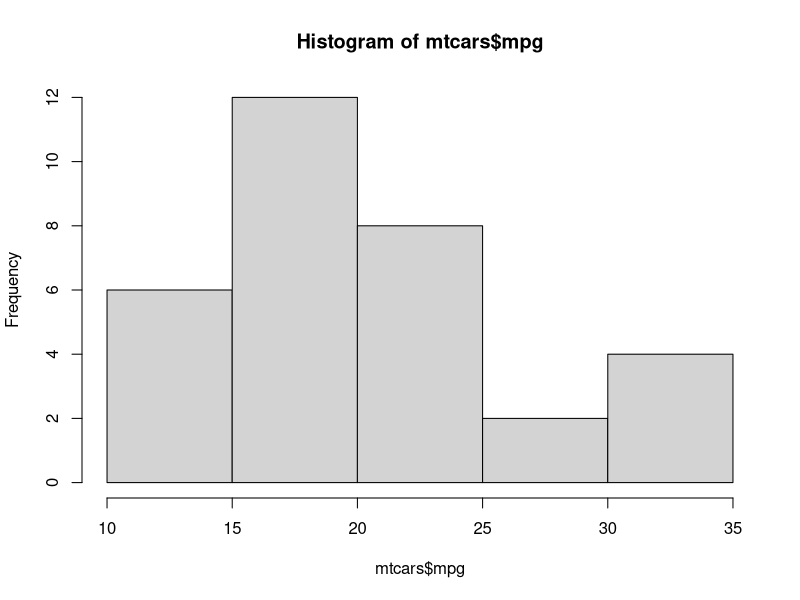
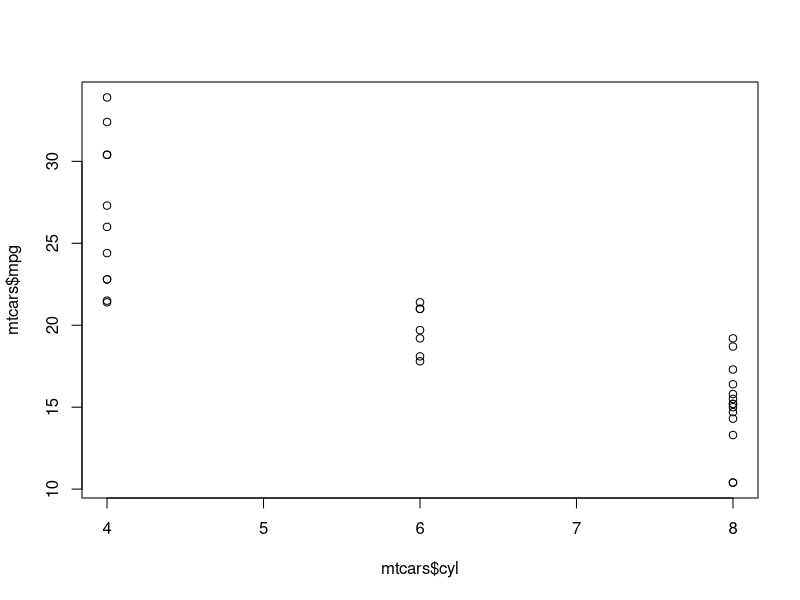
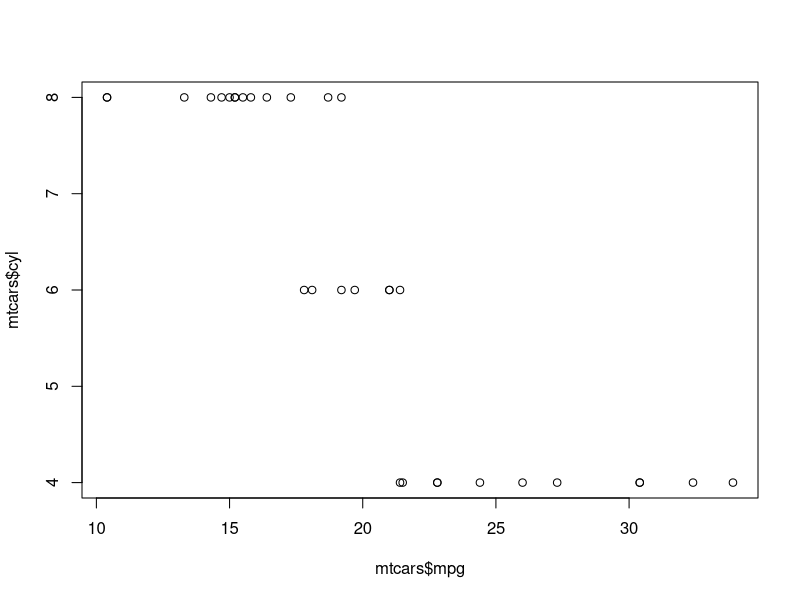
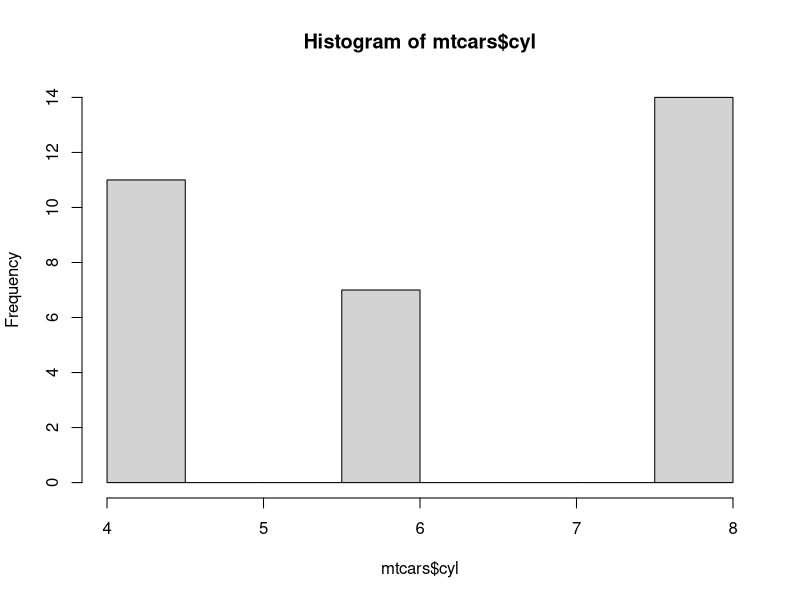
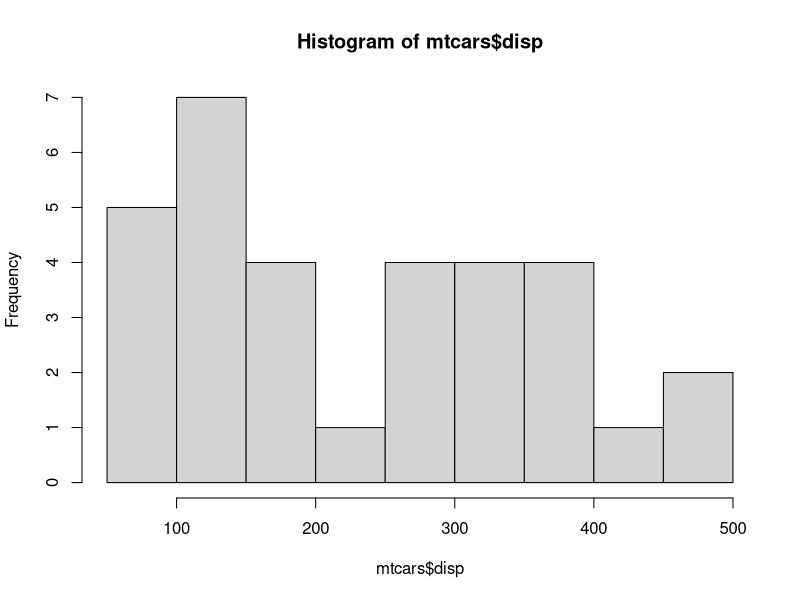
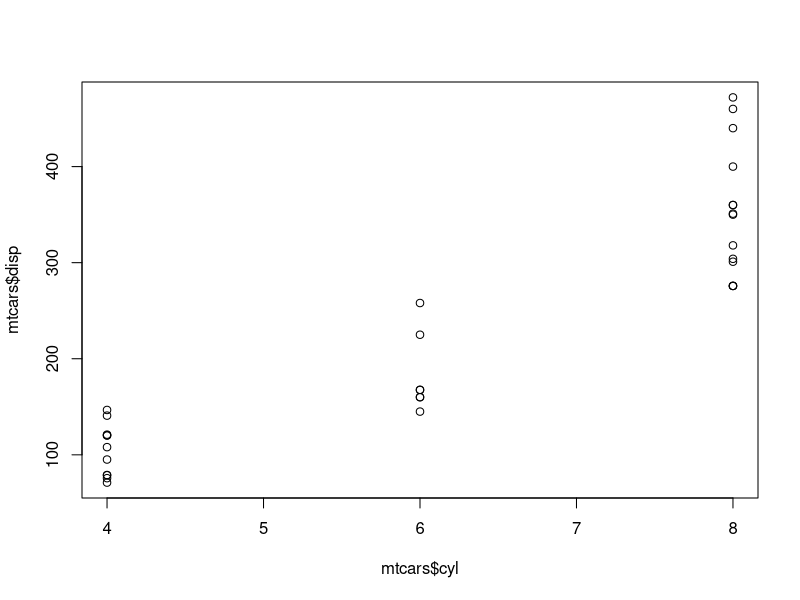

Generate these figures, in order, with R:
## ---- chunk 1
knitr::opts_chunk$set(echo = TRUE)
knitr::opts_chunk$set(fig.width=8, fig.height=6)
## ---- chunk 2
data(mtcars)
head(mtcars)
summary(mtcars)
hist(mtcars$mpg)
plot(mtcars$mpg ~ mtcars$cyl)
plot(mtcars$cyl ~ mtcars$mpg)
hist(mtcars$cyl)
hist(mtcars$disp)
plot(mtcars$disp ~ mtcars$cyl)

